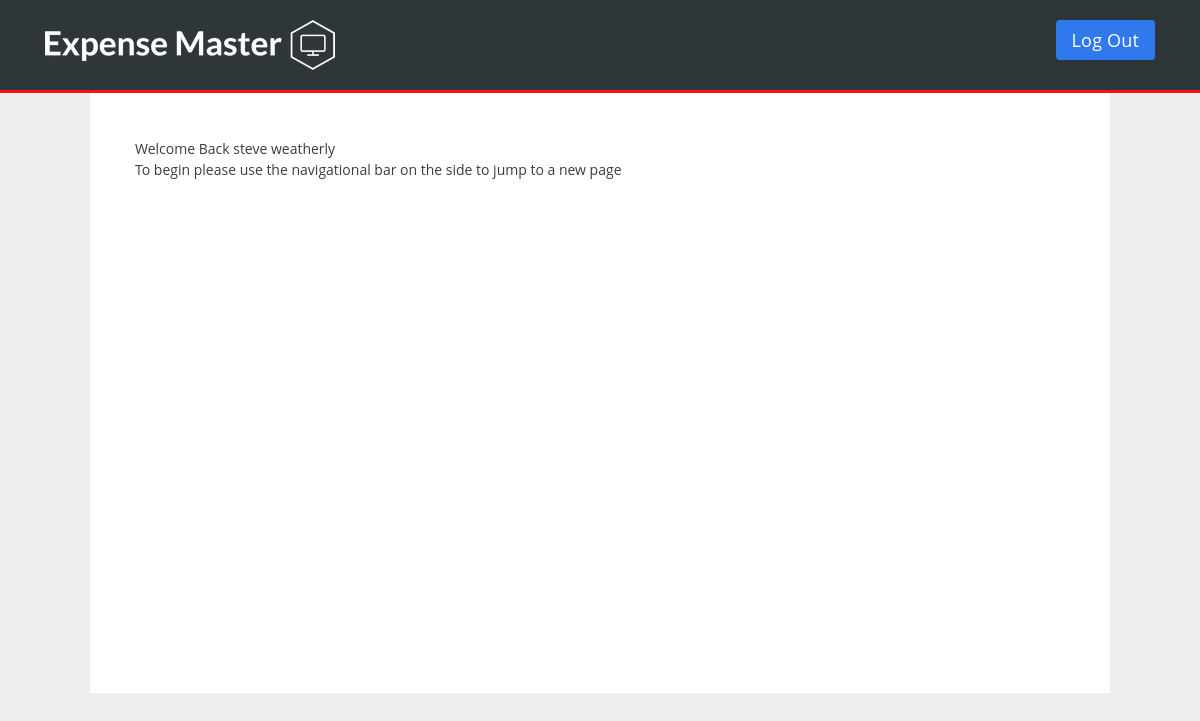
/account.php (signed in), run on an earlier commit of the app's database.
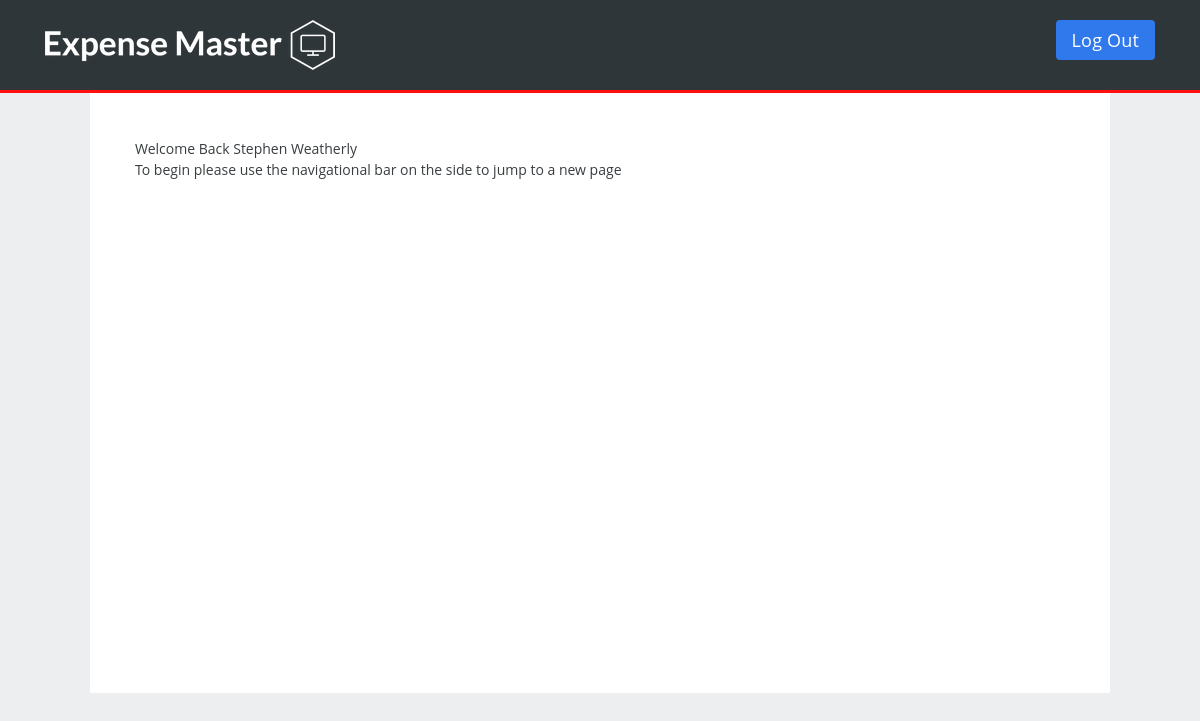
And on a later commit of the database.
### tables this page shows
CREATE TABLE `user` (
  `id` int(11) NOT NULL,
  `first` varchar(128) NOT NULL,
  `last` varchar(128) NOT NULL,
  `email` varchar(255) NOT NULL,
  `bid` varchar(128) NOT NULL,
  `uid` varchar(128) NOT NULL,
  `pwd` varchar(1000) NOT NULL,
  `timestamp` timestamp NOT NULL DEFAULT CURRENT_TIMESTAMP
);

### account.php (the view, shortened to what this page needs)
<?php
    include 'dbh.php';
?>
<!DOCTYPE html>
<html>
  <head>
    <link href="style.css" rel="stylesheet" />
  </head>
  <body class="signup"><noscript><iframe height="0" src="//www.googletagmanager.com/ns.html?id=GTM-JD26" style="display:none;visibility:hidden" width="0"></iframe></noscript>
    <div class="signup-page">
      <div class="header-main">
        <a class="header-logo" href="http://localhost/ExpenseMaster/index.php"></a>
        <div class="header-login">
			<a class="btn btn-sm btn-alt" href="http://localhost/ExpenseMaster/logout.php">Log Out</a>
        </div>
      </div>
      <div class="signup-content">
        <div class="benefits page-body">
        <?php
              $sql = "SELECT id, first, last FROM user";
              $result= mysqli_query($conn,$sql);
              $row = mysqli_fetch_assoc($result);
              echo "Welcome Back " . $row['first']. " " . $row['last'];
          ?>
          <p>To begin please use the navigational bar on the side to jump to a new page</p>
        </div>
      </div>
    </div><script src="//d2fjue5z6foteq.cloudfront.net/assets/315cc4a6724c52ae0b7b8f0104132a7094855698/main.js" type="text/javascript"></script>
  </body>
</html>

### style.css (style rules this page uses)
* { font-family: 'Open Sans', sans-serif; }
html { box-sizing:border-box }
*,*::after,*::before { box-sizing:inherit }
html { font-family:sans-serif;-ms-text-size-adjust:100%;-webkit-text-size-adjust:100% }
body { margin:0 }
a { background-color:transparent }
*,*:after,*:before { box-sizing:border-box }
html { min-height:100% }
body { min-height:100%; font-size:14px; font-weight:normal; line-height:1.5; background:#fff; color:#383E40; -webkit-font-smoothing:antialiased; }
p { margin:0;margin-bottom:30px }
a { -webkit-transition:color 0.1s linear;-moz-transition:color 0.1s linear;transition:color 0.1s linear }
.btn,a.btn { display:inline-block;width:auto;padding:16px 35px;margin:0px; line-height:1;background:#3079ed;border:0;border-radius:6px; color:#fff;font-size:13px;font-weight:bold;text-align:center; text-decoration:none;text-transform:uppercase;letter-spacing:1px; -webkit-appearance:none;-webkit-transition:background 0.1s linear; -moz-transition:background 0.1s linear;transition:background 0.1s linear }
.btn-sm,a.btn-sm { padding:11px 16px;font-size:18px;font-weight:normal;text-transform:none; letter-spacing:.01em;max-width:none;border-radius:4px;-webkit-font-smoothing:subpixel-antialiased }
body { background-color:#edeef0; }
.header-main { padding:90px 0 0; position:relative; color:white; background-color: #2E3639; border-bottom: #ff0f0f 3px solid; }
.header-logo { width:290px; height:50px; display:block; position:absolute; left:45px; top:20px; background:no-repeat 0 0; background-image:url("./images/whitelogo.png"); }
.header-login { position:absolute;right:45px;top:20px }
.header-login .btn { background-color:rgb(48, 121, 237) }
.signup-page { margin:0 auto; background:no-repeat center center; background-size:937px 342px; background-position:center 5px }
.signup-content { min-height: 600px; padding:45px; margin-left: 90px; margin-right: 90px; background: white; }
.signup-content:after { clear:both;content:"";display:table }
.signup-content .page-body,.signup-content .page-sidebar { float:left }
.signup-content .page-body { width:calc(100% - 360px); padding-right:30px; background-size: cover; height: auto; }
.benefits p:not(.full-width) { max-width:600px }

What changed in the data, as far as the page shows it:
changed user: first "steve" → "Stephen"; last "weatherly" → "Weatherly"
